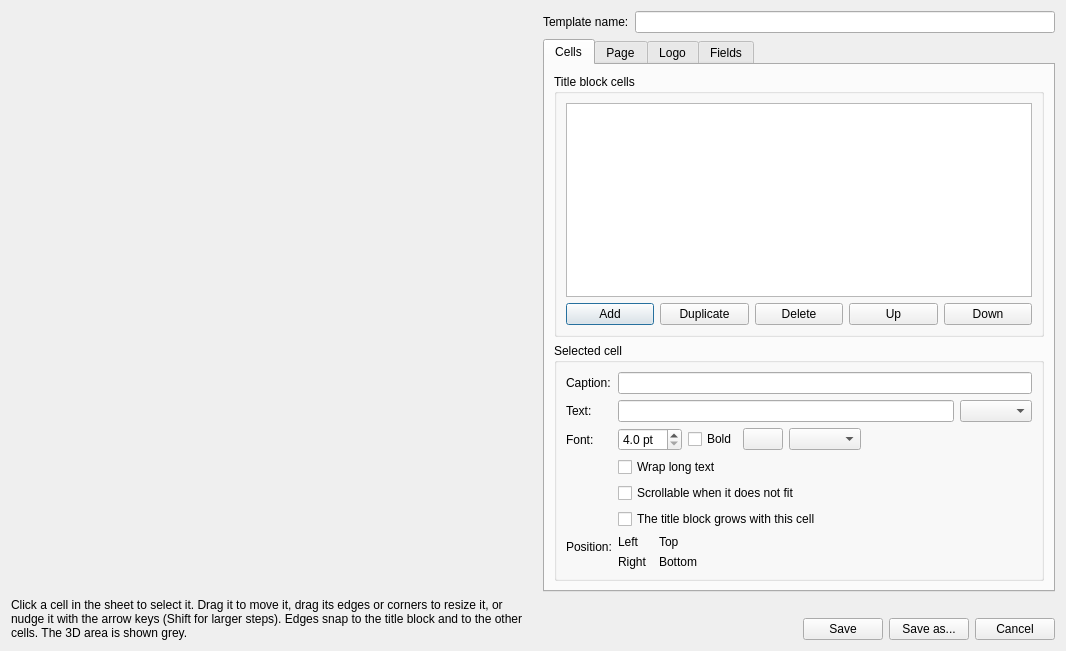
<?xml version="1.0" encoding="UTF-8"?>
<ui version="4.0">
 <class>SheetTemplateEditor</class>
 <widget class="QDialog" name="SheetTemplateEditor">
  <property name="windowTitle">
   <string>Edit sheet template</string>
  </property>
  <layout class="QHBoxLayout" name="outerLayout" stretch="5,3">
   <item>
    <layout class="QVBoxLayout" name="leftLayout" stretch="1,0">
     <item>
      <widget class="Pdf3D::SheetPreviewWidget" name="preview">
       <property name="minimumSize">
        <size>
         <width>420</width>
         <height>300</height>
        </size>
       </property>
      </widget>
     </item>
     <item>
      <widget class="QLabel" name="hintLabel">
       <property name="text">
        <string>Click a cell in the sheet to select it. Drag it to move it, drag its edges or corners to resize it, or nudge it with the arrow keys (Shift for larger steps). Edges snap to the title block and to the other cells. The 3D area is shown grey.</string>
       </property>
       <property name="wordWrap">
        <bool>true</bool>
       </property>
      </widget>
     </item>
    </layout>
   </item>
   <item>
    <layout class="QVBoxLayout" name="rightLayout" stretch="0,1,0,0">
     <item>
      <layout class="QFormLayout" name="nameLayout">
       <item row="0" column="0">
        <widget class="QLabel" name="nameLabel">
         <property name="text">
          <string>Template name:</string>
         </property>
        </widget>
       </item>
       <item row="0" column="1">
        <widget class="QLineEdit" name="nameEdit">
         <property name="toolTip">
          <string>The name of the template, as listed in the Save as 3D PDF dialog.</string>
         </property>
        </widget>
       </item>
      </layout>
     </item>
     <item>
      <widget class="QTabWidget" name="tabs">
       <property name="currentIndex">
        <number>0</number>
       </property>
       <widget class="QWidget" name="cellsTab">
        <attribute name="title">
         <string>Cells</string>
        </attribute>
        <layout class="QVBoxLayout" name="cellsTabLayout" stretch="1,0">
         <item>
          <widget class="QGroupBox" name="cellsBox">
           <property name="title">
            <string>Title block cells</string>
           </property>
           <layout class="QVBoxLayout" name="cellsBoxLayout">
            <item>
             <widget class="QListWidget" name="cellList">
              <property name="minimumSize">
               <size>
                <width>0</width>
                <height>110</height>
               </size>
              </property>
             </widget>
            </item>
            <item>
             <layout class="QHBoxLayout" name="cellButtonsLayout">
              <item>
               <widget class="QPushButton" name="addButton">
                <property name="text">
                 <string>Add</string>
                </property>
               </widget>
              </item>
              <item>
               <widget class="QPushButton" name="duplicateButton">
                <property name="text">
                 <string>Duplicate</string>
                </property>
               </widget>
              </item>
              <item>
               <widget class="QPushButton" name="deleteButton">
                <property name="text">
                 <string>Delete</string>
                </property>
               </widget>
              </item>
              <item>
               <widget class="QPushButton" name="upButton">
                <property name="toolTip">
                 <string>Move the cell up in the list. Cells drawn later are on top of earlier ones.</string>
                </property>
                <property name="text">
                 <string>Up</string>
                </property>
               </widget>
              </item>
              <item>
               <widget class="QPushButton" name="downButton">
                <property name="toolTip">
                 <string>Move the cell down in the list.</string>
                </property>
                <property name="text">
                 <string>Down</string>
                </property>
               </widget>
              </item>
             </layout>
            </item>
           </layout>
          </widget>
         </item>
         <item>
          <widget class="QGroupBox" name="propsBox">
           <property name="title">
            <string>Selected cell</string>
           </property>
           <layout class="QFormLayout" name="propsLayout">
            <item row="0" column="0">
             <widget class="QLabel" name="labelLabel">
              <property name="text">
               <string>Caption:</string>
              </property>
             </widget>
            </item>
            <item row="0" column="1">
             <widget class="QLineEdit" name="labelEdit">
              <property name="toolTip">
               <string>A small caption in the corner of the cell. A cell with a caption is drawn as a field of the title block.</string>
              </property>
             </widget>
            </item>
            <item row="1" column="0">
             <widget class="QLabel" name="textLabel">
              <property name="text">
               <string>Text:</string>
              </property>
             </widget>
            </item>
            <item row="1" column="1">
             <layout class="QHBoxLayout" name="textRowLayout">
              <item>
               <widget class="QLineEdit" name="textEdit">
                <property name="toolTip">
                 <string>The text of the cell. {title}, {author} ... are replaced by the values of the dialog;
{name|-} prints a dash when the value is empty.</string>
                </property>
               </widget>
              </item>
              <item>
               <widget class="QComboBox" name="insertCombo">
                <property name="toolTip">
                 <string>Insert a field at the cursor of the text.</string>
                </property>
               </widget>
              </item>
             </layout>
            </item>
            <item row="2" column="0">
             <widget class="QLabel" name="fontLabel">
              <property name="text">
               <string>Font:</string>
              </property>
             </widget>
            </item>
            <item row="2" column="1">
             <layout class="QHBoxLayout" name="fontRowLayout">
              <item>
               <widget class="QDoubleSpinBox" name="fontSize">
                <property name="suffix">
                 <string> pt</string>
                </property>
                <property name="keyboardTracking">
                 <bool>true</bool>
                </property>
                <property name="decimals">
                 <number>1</number>
                </property>
                <property name="minimum">
                 <double>4.0</double>
                </property>
                <property name="maximum">
                 <double>72.0</double>
                </property>
                <property name="singleStep">
                 <double>1.0</double>
                </property>
               </widget>
              </item>
              <item>
               <widget class="QCheckBox" name="bold">
                <property name="text">
                 <string>Bold</string>
                </property>
               </widget>
              </item>
              <item>
               <widget class="QPushButton" name="colourButton">
                <property name="toolTip">
                 <string>The text colour.</string>
                </property>
               </widget>
              </item>
              <item>
               <widget class="QComboBox" name="align"/>
              </item>
              <item>
               <spacer name="fontRowSpacer">
                <property name="orientation">
                 <enum>Qt::Horizontal</enum>
                </property>
                <property name="sizeHint" stdset="0">
                 <size>
                  <width>40</width>
                  <height>20</height>
                 </size>
                </property>
               </spacer>
              </item>
             </layout>
            </item>
            <item row="3" column="1">
             <widget class="QCheckBox" name="wrap">
              <property name="text">
               <string>Wrap long text</string>
              </property>
             </widget>
            </item>
            <item row="4" column="1">
             <widget class="QCheckBox" name="scroll">
              <property name="toolTip">
               <string>Text that does not fit becomes a scrollable form field over the cell. One cell per template.</string>
              </property>
              <property name="text">
               <string>Scrollable when it does not fit</string>
              </property>
             </widget>
            </item>
            <item row="5" column="1">
             <widget class="QCheckBox" name="grow">
              <property name="toolTip">
               <string>A long text enlarges the title block (up to its maximum height) and takes room from the 3D area. One cell per template.</string>
              </property>
              <property name="text">
               <string>The title block grows with this cell</string>
              </property>
             </widget>
            </item>
            <item row="6" column="0">
             <widget class="QLabel" name="positionLabel">
              <property name="text">
               <string>Position:</string>
              </property>
             </widget>
            </item>
            <item row="6" column="1">
             <layout class="QGridLayout" name="positionGrid" columnstretch="0,0,0,0,1">
              <item row="0" column="0">
               <widget class="QLabel" name="LabelLeft">
                <property name="text">
                 <string>Left</string>
                </property>
               </widget>
              </item>
              <item row="0" column="1">
               <widget class="Pdf3D::SheetEdgeBox" name="leftEdit"/>
              </item>
              <item row="0" column="2">
               <widget class="QLabel" name="LabelTop">
                <property name="text">
                 <string>Top</string>
                </property>
               </widget>
              </item>
              <item row="0" column="3">
               <widget class="Pdf3D::SheetEdgeBox" name="topEdit"/>
              </item>
              <item row="1" column="0">
               <widget class="QLabel" name="LabelRight">
                <property name="text">
                 <string>Right</string>
                </property>
               </widget>
              </item>
              <item row="1" column="1">
               <widget class="Pdf3D::SheetEdgeBox" name="rightEdit"/>
              </item>
              <item row="1" column="2">
               <widget class="QLabel" name="LabelBottom">
                <property name="text">
                 <string>Bottom</string>
                </property>
               </widget>
              </item>
              <item row="1" column="3">
               <widget class="Pdf3D::SheetEdgeBox" name="bottomEdit"/>
              </item>
             </layout>
            </item>
           </layout>
          </widget>
         </item>
        </layout>
       </widget>
       <widget class="QWidget" name="pageTab">
        <attribute name="title">
         <string>Page</string>
        </attribute>
        <layout class="QFormLayout" name="pageTabLayout">
         <item row="0" column="0">
          <widget class="QLabel" name="pageLabel">
           <property name="text">
            <string>Page:</string>
           </property>
          </widget>
         </item>
         <item row="0" column="1">
          <layout class="QHBoxLayout" name="sizeRowLayout">
           <item>
            <widget class="QComboBox" name="pageSize"/>
           </item>
           <item>
            <widget class="QComboBox" name="orientation"/>
           </item>
           <item>
            <widget class="QDoubleSpinBox" name="customWidth">
             <property name="suffix">
              <string> mm</string>
             </property>
             <property name="toolTip">
              <string>Width of the page in millimetres, before the orientation is applied. Editable for a custom page (100 to 5000 mm);
for a named size it shows that size for reference.</string>
             </property>
             <property name="keyboardTracking">
              <bool>false</bool>
             </property>
             <property name="decimals">
              <number>1</number>
             </property>
             <property name="minimum">
              <double>100.0</double>
             </property>
             <property name="maximum">
              <double>5000.0</double>
             </property>
             <property name="singleStep">
              <double>1.0</double>
             </property>
            </widget>
           </item>
           <item>
            <widget class="QLabel" name="sizeByLabel">
             <property name="text">
              <string>x</string>
             </property>
            </widget>
           </item>
           <item>
            <widget class="QDoubleSpinBox" name="customHeight">
             <property name="suffix">
              <string> mm</string>
             </property>
             <property name="toolTip">
              <string>Height of the page in millimetres, before the orientation is applied. Editable for a custom page (100 to 5000 mm);
for a named size it shows that size for reference.</string>
             </property>
             <property name="keyboardTracking">
              <bool>false</bool>
             </property>
             <property name="decimals">
              <number>1</number>
             </property>
             <property name="minimum">
              <double>100.0</double>
             </property>
             <property name="maximum">
              <double>5000.0</double>
             </property>
             <property name="singleStep">
              <double>1.0</double>
             </property>
            </widget>
           </item>
           <item>
            <spacer name="sizeRowSpacer">
             <property name="orientation">
              <enum>Qt::Horizontal</enum>
             </property>
             <property name="sizeHint" stdset="0">
              <size>
               <width>40</width>
               <height>20</height>
              </size>
             </property>
            </spacer>
           </item>
          </layout>
         </item>
         <item row="1" column="0">
          <widget class="QLabel" name="borderInsetLabel">
           <property name="text">
            <string>Border inset:</string>
           </property>
          </widget>
         </item>
         <item row="1" column="1">
          <widget class="QDoubleSpinBox" name="borderInset">
           <property name="suffix">
            <string> mm</string>
           </property>
           <property name="toolTip">
            <string>Distance from the page edge to the border line.</string>
           </property>
           <property name="keyboardTracking">
            <bool>false</bool>
           </property>
           <property name="decimals">
            <number>1</number>
           </property>
           <property name="minimum">
            <double>0.0</double>
           </property>
           <property name="maximum">
            <double>70.0</double>
           </property>
           <property name="singleStep">
            <double>1.0</double>
           </property>
          </widget>
         </item>
         <item row="2" column="0">
          <widget class="QLabel" name="marginLabel">
           <property name="text">
            <string>Margin:</string>
           </property>
          </widget>
         </item>
         <item row="2" column="1">
          <widget class="QDoubleSpinBox" name="margin">
           <property name="suffix">
            <string> mm</string>
           </property>
           <property name="toolTip">
            <string>Distance from the page edge to the 3D area and the title block.</string>
           </property>
           <property name="keyboardTracking">
            <bool>false</bool>
           </property>
           <property name="decimals">
            <number>1</number>
           </property>
           <property name="minimum">
            <double>0.0</double>
           </property>
           <property name="maximum">
            <double>140.0</double>
           </property>
           <property name="singleStep">
            <double>1.0</double>
           </property>
          </widget>
         </item>
         <item row="3" column="0">
          <widget class="QLabel" name="areaGapLabel">
           <property name="text">
            <string>Gap above the title block:</string>
           </property>
          </widget>
         </item>
         <item row="3" column="1">
          <widget class="QDoubleSpinBox" name="areaGap">
           <property name="suffix">
            <string> mm</string>
           </property>
           <property name="toolTip">
            <string>Space between the 3D area and the title block.</string>
           </property>
           <property name="keyboardTracking">
            <bool>false</bool>
           </property>
           <property name="decimals">
            <number>1</number>
           </property>
           <property name="minimum">
            <double>0.0</double>
           </property>
           <property name="maximum">
            <double>70.0</double>
           </property>
           <property name="singleStep">
            <double>1.0</double>
           </property>
          </widget>
         </item>
         <item row="4" column="0">
          <widget class="QLabel" name="lineWidthLabel">
           <property name="text">
            <string>Line width:</string>
           </property>
          </widget>
         </item>
         <item row="4" column="1">
          <widget class="QDoubleSpinBox" name="lineWidth">
           <property name="suffix">
            <string> pt</string>
           </property>
           <property name="toolTip">
            <string>Thickness of the border, the 3D area frame, the title block and its lines.</string>
           </property>
           <property name="keyboardTracking">
            <bool>false</bool>
           </property>
           <property name="decimals">
            <number>2</number>
           </property>
           <property name="minimum">
            <double>0.05</double>
           </property>
           <property name="maximum">
            <double>5.0</double>
           </property>
           <property name="singleStep">
            <double>0.1</double>
           </property>
          </widget>
         </item>
         <item row="5" column="0" colspan="2">
          <widget class="QGroupBox" name="blockBox">
           <property name="title">
            <string>Title block</string>
           </property>
           <layout class="QFormLayout" name="blockLayout">
            <item row="0" column="0">
             <widget class="QLabel" name="anchorLabel">
              <property name="text">
               <string>Position:</string>
              </property>
             </widget>
            </item>
            <item row="0" column="1">
             <widget class="QComboBox" name="anchor"/>
            </item>
            <item row="1" column="0">
             <widget class="QLabel" name="blockWidthLabel">
              <property name="text">
               <string>Width:</string>
              </property>
             </widget>
            </item>
            <item row="1" column="1">
             <widget class="QDoubleSpinBox" name="blockWidth">
              <property name="suffix">
               <string> mm</string>
              </property>
              <property name="toolTip">
               <string>Width of a title block in a corner of the page (a full width block spans the margins).</string>
              </property>
              <property name="keyboardTracking">
               <bool>false</bool>
              </property>
              <property name="decimals">
               <number>1</number>
              </property>
              <property name="minimum">
               <double>17.0</double>
              </property>
              <property name="maximum">
               <double>5000.0</double>
              </property>
              <property name="singleStep">
               <double>1.0</double>
              </property>
             </widget>
            </item>
            <item row="2" column="0">
             <widget class="QLabel" name="blockHeightLabel">
              <property name="text">
               <string>Height:</string>
              </property>
             </widget>
            </item>
            <item row="2" column="1">
             <widget class="QDoubleSpinBox" name="blockHeight">
              <property name="suffix">
               <string> mm</string>
              </property>
              <property name="toolTip">
               <string>Height of the title block. At most half the page height.</string>
              </property>
              <property name="keyboardTracking">
               <bool>false</bool>
              </property>
              <property name="decimals">
               <number>1</number>
              </property>
              <property name="minimum">
               <double>7.0</double>
              </property>
              <property name="maximum">
               <double>2500.0</double>
              </property>
              <property name="singleStep">
               <double>1.0</double>
              </property>
             </widget>
            </item>
            <item row="3" column="0">
             <widget class="QLabel" name="blockMaxHeightLabel">
              <property name="text">
               <string>Largest height:</string>
              </property>
             </widget>
            </item>
            <item row="3" column="1">
             <widget class="QDoubleSpinBox" name="blockMaxHeight">
              <property name="suffix">
               <string> mm</string>
              </property>
              <property name="toolTip">
               <string>The title block grows up to this height when the cell chosen on the Cells tab needs more room.</string>
              </property>
              <property name="keyboardTracking">
               <bool>false</bool>
              </property>
              <property name="decimals">
               <number>1</number>
              </property>
              <property name="minimum">
               <double>7.0</double>
              </property>
              <property name="maximum">
               <double>2500.0</double>
              </property>
              <property name="singleStep">
               <double>1.0</double>
              </property>
             </widget>
            </item>
            <item row="4" column="0">
             <widget class="QLabel" name="growPaddingLabel">
              <property name="text">
               <string>Space under growing text:</string>
              </property>
             </widget>
            </item>
            <item row="4" column="1">
             <widget class="QDoubleSpinBox" name="growPadding">
              <property name="suffix">
               <string> mm</string>
              </property>
              <property name="toolTip">
               <string>Space left below the text of the growing cell.</string>
              </property>
              <property name="keyboardTracking">
               <bool>false</bool>
              </property>
              <property name="decimals">
               <number>1</number>
              </property>
              <property name="minimum">
               <double>0.0</double>
              </property>
              <property name="maximum">
               <double>35.0</double>
              </property>
              <property name="singleStep">
               <double>1.0</double>
              </property>
             </widget>
            </item>
           </layout>
          </widget>
         </item>
         <item row="6" column="0" colspan="2">
          <widget class="QLabel" name="pageNote">
           <property name="text">
            <string>Cell positions are measured from the title block, so a larger or smaller block or page may need the cells moved.</string>
           </property>
           <property name="wordWrap">
            <bool>true</bool>
           </property>
          </widget>
         </item>
        </layout>
       </widget>
       <widget class="QWidget" name="logoTab">
        <attribute name="title">
         <string>Logo</string>
        </attribute>
        <layout class="QFormLayout" name="logoTabLayout">
         <item row="0" column="0">
          <widget class="QLabel" name="logoLabel">
           <property name="text">
            <string>Logo:</string>
           </property>
          </widget>
         </item>
         <item row="0" column="1">
          <widget class="QLabel" name="logoFileLabel">
           <property name="text">
            <string></string>
           </property>
           <property name="wordWrap">
            <bool>true</bool>
           </property>
          </widget>
         </item>
         <item row="1" column="1">
          <layout class="QHBoxLayout" name="logoButtonsLayout">
           <item>
            <widget class="QPushButton" name="logoChoose">
             <property name="toolTip">
              <string>A PNG, JPEG or SVG file. A template without a logo gets a logo cell at the left of the title block.</string>
             </property>
             <property name="text">
              <string>Choose logo...</string>
             </property>
            </widget>
           </item>
           <item>
            <widget class="QPushButton" name="logoRemove">
             <property name="text">
              <string>Remove logo</string>
             </property>
            </widget>
           </item>
           <item>
            <spacer name="logoButtonsSpacer">
             <property name="orientation">
              <enum>Qt::Horizontal</enum>
             </property>
             <property name="sizeHint" stdset="0">
              <size>
               <width>40</width>
               <height>20</height>
              </size>
             </property>
            </spacer>
           </item>
          </layout>
         </item>
         <item row="2" column="0">
          <widget class="QLabel" name="logoPositionLabel">
           <property name="text">
            <string>Position:</string>
           </property>
          </widget>
         </item>
         <item row="2" column="1">
          <layout class="QGridLayout" name="logoPositionGrid" columnstretch="0,0,0,0,1">
           <item row="0" column="0">
            <widget class="QLabel" name="logoLabelLeft">
             <property name="text">
              <string>Left</string>
             </property>
            </widget>
           </item>
           <item row="0" column="1">
            <widget class="Pdf3D::SheetEdgeBox" name="logoLeft"/>
           </item>
           <item row="0" column="2">
            <widget class="QLabel" name="logoLabelTop">
             <property name="text">
              <string>Top</string>
             </property>
            </widget>
           </item>
           <item row="0" column="3">
            <widget class="Pdf3D::SheetEdgeBox" name="logoTop"/>
           </item>
           <item row="1" column="0">
            <widget class="QLabel" name="logoLabelRight">
             <property name="text">
              <string>Right</string>
             </property>
            </widget>
           </item>
           <item row="1" column="1">
            <widget class="Pdf3D::SheetEdgeBox" name="logoRight"/>
           </item>
           <item row="1" column="2">
            <widget class="QLabel" name="logoLabelBottom">
             <property name="text">
              <string>Bottom</string>
             </property>
            </widget>
           </item>
           <item row="1" column="3">
            <widget class="Pdf3D::SheetEdgeBox" name="logoBottom"/>
           </item>
          </layout>
         </item>
         <item row="3" column="1">
          <widget class="QCheckBox" name="logoContain">
           <property name="text">
            <string>Keep the proportions of the picture</string>
           </property>
          </widget>
         </item>
         <item row="4" column="0" colspan="2">
          <widget class="QLabel" name="logoNote">
           <property name="text">
            <string>The picture is copied next to the template when it is saved.</string>
           </property>
           <property name="wordWrap">
            <bool>true</bool>
           </property>
          </widget>
         </item>
        </layout>
       </widget>
       <widget class="QWidget" name="fieldsTab">
        <attribute name="title">
         <string>Fields</string>
        </attribute>
        <layout class="QVBoxLayout" name="fieldsTabLayout" stretch="0,1,0,0,0">
         <item>
          <widget class="QLabel" name="fieldsIntro">
           <property name="text">
            <string>Extra values the Save as 3D PDF dialog asks for. Use {id} in the text of a cell to print one.</string>
           </property>
           <property name="wordWrap">
            <bool>true</bool>
           </property>
          </widget>
         </item>
         <item>
          <widget class="QListWidget" name="fieldList">
           <property name="minimumSize">
            <size>
             <width>0</width>
             <height>90</height>
            </size>
           </property>
          </widget>
         </item>
         <item>
          <layout class="QHBoxLayout" name="fieldButtonsLayout">
           <item>
            <widget class="QPushButton" name="fieldAdd">
             <property name="text">
              <string>Add</string>
             </property>
            </widget>
           </item>
           <item>
            <widget class="QPushButton" name="fieldDelete">
             <property name="text">
              <string>Delete</string>
             </property>
            </widget>
           </item>
           <item>
            <widget class="QPushButton" name="fieldUp">
             <property name="text">
              <string>Up</string>
             </property>
            </widget>
           </item>
           <item>
            <widget class="QPushButton" name="fieldDown">
             <property name="text">
              <string>Down</string>
             </property>
            </widget>
           </item>
          </layout>
         </item>
         <item>
          <widget class="QPushButton" name="fieldAddCell">
           <property name="toolTip">
            <string>Adds a cell that prints this field to the Cells tab, below the cell selected there. Drag it into place in the preview.</string>
           </property>
           <property name="text">
            <string>Add a cell for this field</string>
           </property>
          </widget>
         </item>
         <item>
          <layout class="QFormLayout" name="fieldFormLayout">
           <item row="0" column="0">
            <widget class="QLabel" name="fieldIdLabel">
             <property name="text">
              <string>Id:</string>
             </property>
            </widget>
           </item>
           <item row="0" column="1">
            <widget class="QLineEdit" name="fieldId">
             <property name="toolTip">
              <string>Letters, digits and underscores, starting with a letter. The names title, author, date ... are taken.
"material" and "mass" are filled from the model; a field with one of these names overrides them when it is not empty.</string>
             </property>
            </widget>
           </item>
           <item row="1" column="0">
            <widget class="QLabel" name="fieldLabelLabel">
             <property name="text">
              <string>Label:</string>
             </property>
            </widget>
           </item>
           <item row="1" column="1">
            <widget class="QLineEdit" name="fieldLabel"/>
           </item>
           <item row="2" column="0">
            <widget class="QLabel" name="fieldTypeLabel">
             <property name="text">
              <string>Type:</string>
             </property>
            </widget>
           </item>
           <item row="2" column="1">
            <widget class="QComboBox" name="fieldType"/>
           </item>
           <item row="3" column="0">
            <widget class="QLabel" name="fieldDefaultLabel">
             <property name="text">
              <string>Default value:</string>
             </property>
            </widget>
           </item>
           <item row="3" column="1">
            <widget class="QLineEdit" name="fieldDefault"/>
           </item>
           <item row="4" column="0">
            <widget class="QLabel" name="fieldOptionsLabel">
             <property name="text">
              <string>Choices:</string>
             </property>
            </widget>
           </item>
           <item row="4" column="1">
            <widget class="QPlainTextEdit" name="fieldOptions">
             <property name="maximumSize">
              <size>
               <width>16777215</width>
               <height>90</height>
              </size>
             </property>
             <property name="placeholderText">
              <string>One choice per line</string>
             </property>
            </widget>
           </item>
           <item row="5" column="0">
            <widget class="QLabel" name="fieldNumberLabel">
             <property name="text">
              <string>Number:</string>
             </property>
            </widget>
           </item>
           <item row="5" column="1">
            <layout class="QHBoxLayout" name="numberRowLayout">
             <item>
              <widget class="QLabel" name="decimalsLabel">
               <property name="text">
                <string>Decimals</string>
               </property>
              </widget>
             </item>
             <item>
              <widget class="QSpinBox" name="fieldDecimals">
               <property name="toolTip">
                <string>Digits after the decimal separator when the number is printed.</string>
               </property>
               <property name="maximum">
                <number>6</number>
               </property>
              </widget>
             </item>
             <item>
              <widget class="QLabel" name="unitLabel">
               <property name="text">
                <string>Unit</string>
               </property>
              </widget>
             </item>
             <item>
              <widget class="QLineEdit" name="fieldUnit">
               <property name="toolTip">
                <string>Printed after the number, for example kg.</string>
               </property>
               <property name="maxLength">
                <number>20</number>
               </property>
              </widget>
             </item>
             <item>
              <widget class="QLabel" name="minLabel">
               <property name="text">
                <string>Min</string>
               </property>
              </widget>
             </item>
             <item>
              <widget class="QLineEdit" name="fieldMin">
               <property name="placeholderText">
                <string>no limit</string>
               </property>
              </widget>
             </item>
             <item>
              <widget class="QLabel" name="maxLabel">
               <property name="text">
                <string>Max</string>
               </property>
              </widget>
             </item>
             <item>
              <widget class="QLineEdit" name="fieldMax">
               <property name="placeholderText">
                <string>no limit</string>
               </property>
              </widget>
             </item>
            </layout>
           </item>
          </layout>
         </item>
        </layout>
       </widget>
      </widget>
     </item>
     <item>
      <widget class="QLabel" name="errorLabel">
       <property name="wordWrap">
        <bool>true</bool>
       </property>
      </widget>
     </item>
     <item>
      <layout class="QHBoxLayout" name="buttonsLayout">
       <item>
        <spacer name="buttonsSpacer">
         <property name="orientation">
          <enum>Qt::Horizontal</enum>
         </property>
         <property name="sizeHint" stdset="0">
          <size>
           <width>40</width>
           <height>20</height>
          </size>
         </property>
        </spacer>
       </item>
       <item>
        <widget class="QPushButton" name="saveButton">
         <property name="text">
          <string>Save</string>
         </property>
        </widget>
       </item>
       <item>
        <widget class="QPushButton" name="saveAsButton">
         <property name="toolTip">
          <string>Saves the edited template as a new template of yours.</string>
         </property>
         <property name="text">
          <string>Save as...</string>
         </property>
        </widget>
       </item>
       <item>
        <widget class="QPushButton" name="cancelButton">
         <property name="text">
          <string>Cancel</string>
         </property>
        </widget>
       </item>
      </layout>
     </item>
    </layout>
   </item>
  </layout>
 </widget>
 <customwidgets>
  <customwidget>
   <class>Pdf3D::SheetPreviewWidget</class>
   <extends>QWidget</extends>
   <header>SheetPreviewWidget.h</header>
  </customwidget>
  <customwidget>
   <class>Pdf3D::SheetEdgeBox</class>
   <extends>QWidget</extends>
   <header>SheetTemplateEditor.h</header>
  </customwidget>
 </customwidgets>
 <resources/>
 <connections/>
</ui>
